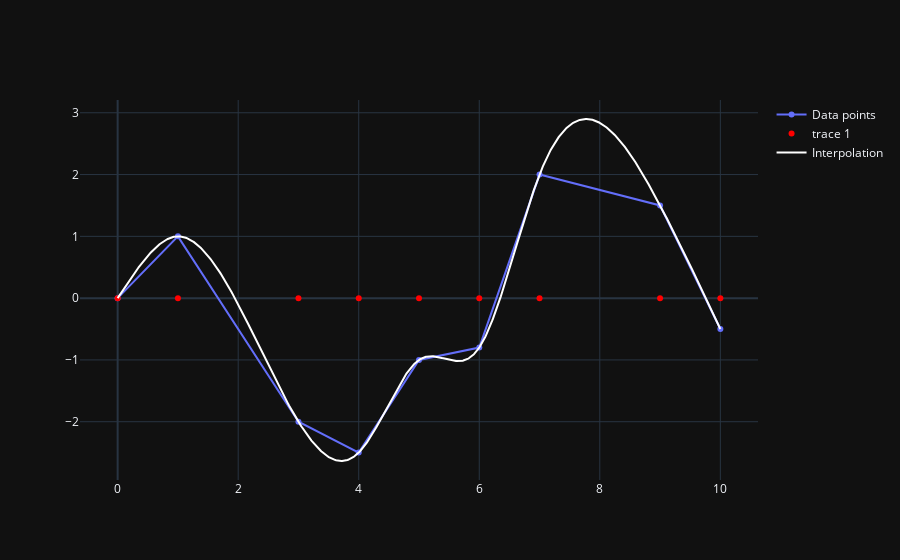

Write notebook code for a chart like this one.
### Code cell
import numpy as np
import plotly.express as px
import plotly.graph_objects as go
import notebooks.latex_utils as latex

P = np.array([
    [0, 0],
    [1, 1],
    [3, -2],
    [4, -2.5],
    [5, -1],
    [6, -0.8],
    [7, 2],
    [9, 1.5],
    [10, -0.5]
])

n = P.shape[0] - 1

X = P[:, 0]
Y = P[:, 1]
print(f"X = {X.shape} {X}")
print(f"Y = {Y}")

H = np.zeros(n)
B = np.zeros(n)
for i in range(n):
    H[i] = X[i + 1] - X[i]
    B[i] = 6/H[i] * (Y[i+1] - Y[i])

print(f"H = {H.size} {H}")
print(f"B = {B.size} {B}")
U = np.zeros(n)
V = np.zeros(n)

U[1] = 2*(H[0] + H[1])
V[1] = B[1] - B[0]
for i in range(2, n):
    U[i] = 2*(H[i-1] + H[i]) - H[i-1]/U[i-1]*H[i-1]
    V[i] = B[i] - B[i-1] - H[i-1]/U[i-1]*V[i-1]

print(f"U = {U.size} {U}")
print(f"V = {V.size} {V}")

Z = np.zeros(n + 1)
for i in range(n - 1, 0, -1):
    Z[i] = (V[i] - H[i] * Z[i+1])/U[i]

print(f"Z = {Z.size} {Z}")
# latex.print_latex("Z=" + latex.matrix(np.array([Z]).T))

A = np.array([ 1/6/H[i] * (Z[i+1] - Z[i]) for i in range(n)])
B = np.array([ Z[i]/2 for i in range(n)])
C = np.array([ -H[i]/6* (Z[i+1] + 2*Z[i]) + 1/H[i]*(Y[i+1] - Y[i]) for i in range(n)])
# A = np.concatenate((A, [0]))
# C = np.concatenate((C, [0]))

def S(x):
    n = Z.size - 1
    i = 0
    for j in range(n, -1, -1):
        if x - X[j] >= 0:
            i = j
            break
    if i >= n:
        i = n - 1
    return Y[i] + (x - X[i]) * (C[i] + (x - X[i])* (B[i] + (x-X[i])* A[i]))

fig1 = go.Scatter(x=X, y=Y, name='Data points')
fig2 = go.Scatter(x=X, y=np.zeros(P.shape[0]), mode='markers', line=dict(color='red'))
XX = np.linspace(X[0], X[n], 1000)
YY = [S(x) for x in XX]
fig3 = go.Scatter(x=XX, y=YY, line=dict(color='white'), name='Interpolation')

fig = go.Figure(fig1)
fig.add_trace(fig2)
fig.add_trace(fig3)
fig.show()

### Figure 1 — Plotly figure (JSON) as saved in the notebook; plotly's stock layout.template omitted (floating-point values rounded to 4 significant figures; data arrays with more than 128 entries replaced by an {"elided": "..."} marker saying what was removed)
{"data": [{"name": "Data points", "x": [0.0, 1.0, 3.0, 4.0, 5.0, 6.0, 7.0, 9.0, 10.0], "y": [0.0, 1.0, -2.0, -2.5, -1.0, -0.8, 2.0, 1.5, -0.5], "type": "scatter"}, {"line": {"color": "red"}, "mode": "markers", "x": [0.0, 1.0, 3.0, 4.0, 5.0, 6.0, 7.0, 9.0, 10.0], "y": [0.0, 0.0, 0.0, 0.0, 0.0, 0.0, 0.0, 0.0, 0.0], "type": "scatter"}, {"line": {"color": "white"}, "name": "Interpolation", "x": {"elided": "1000 float values"}, "y": {"elided": "1000 float values"}, "type": "scatter"}], "layout": {}}
